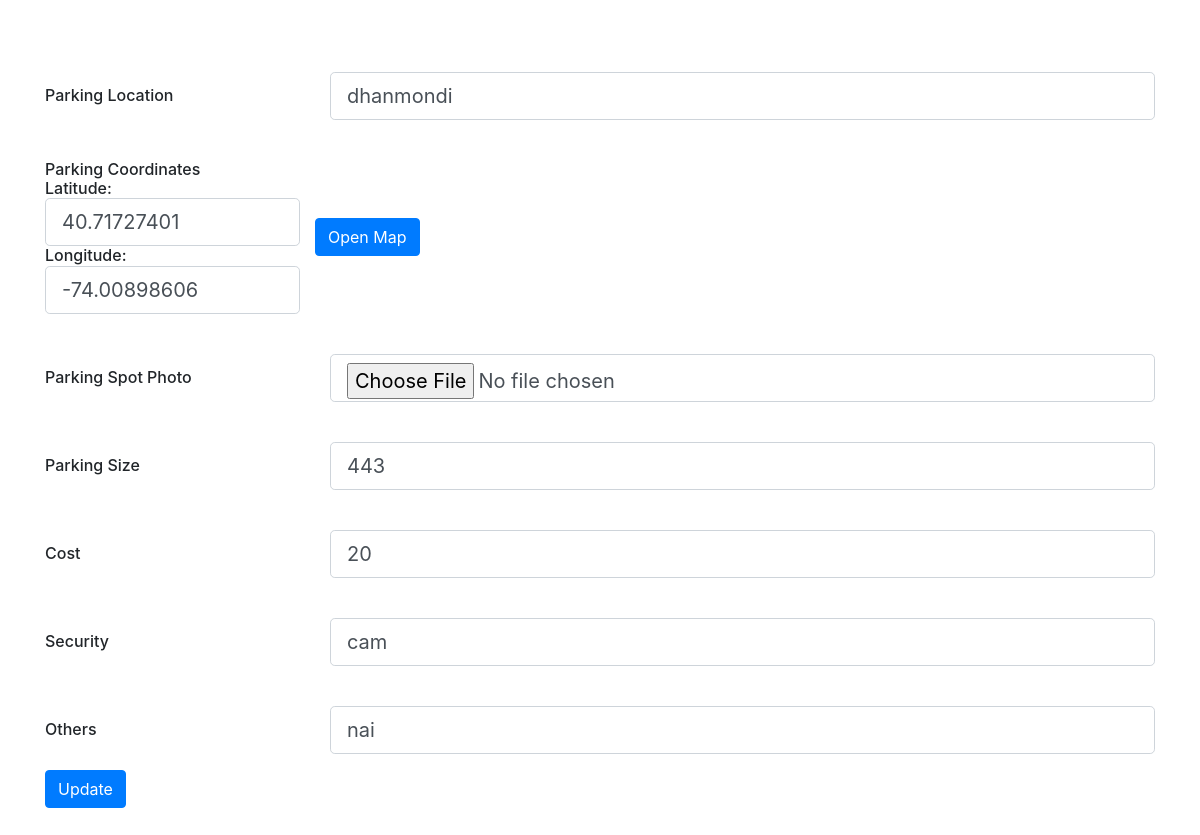
Page /PHP/updateuserspot.php?updatespot=mir@gmail.com on the earlier database version.
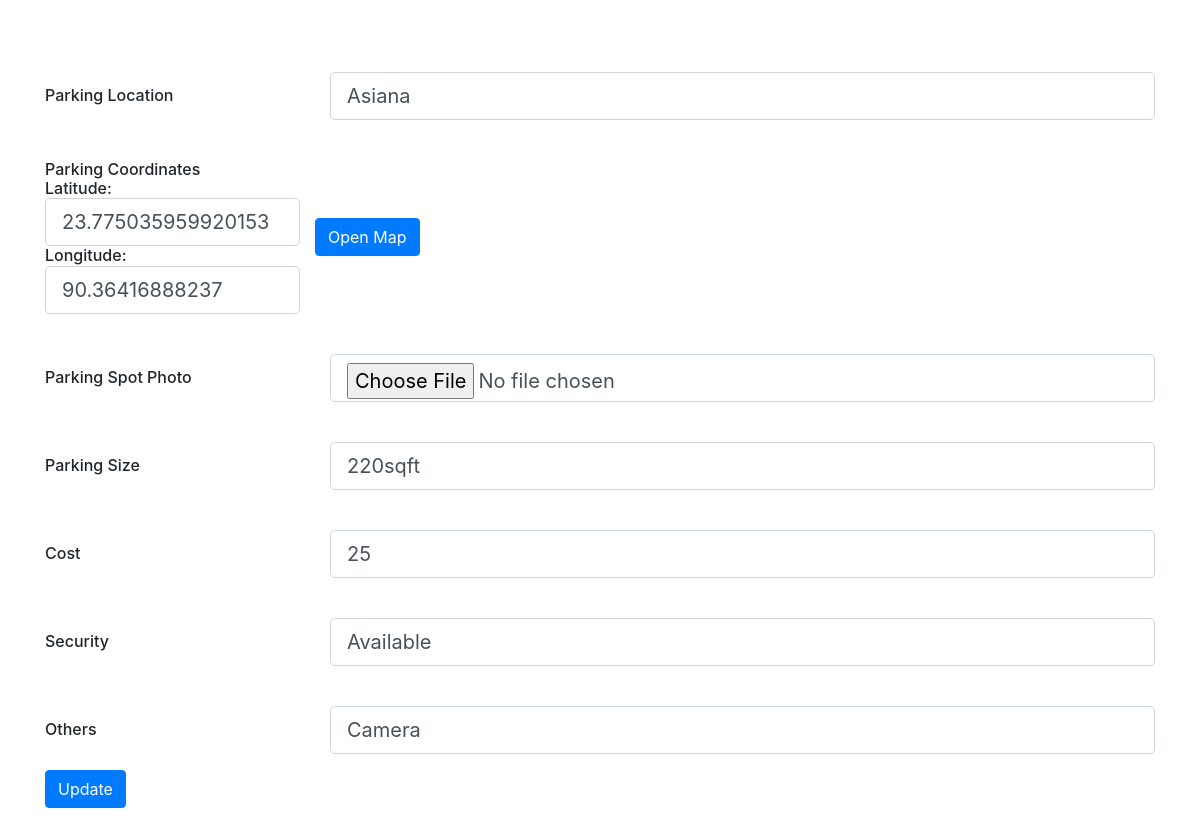
Same page on the later database version.
### tables this page shows
CREATE TABLE `parkingspotdetails` (
  `PID` int(11) NOT NULL,
  `UID` int(11) NOT NULL,
  `Plocation` varchar(30) NOT NULL,
  `Pcoordinate` point NOT NULL,
  `Pphoto` text NOT NULL,
  `Psize` varchar(20) NOT NULL,
  `Costhour` float NOT NULL,
  `Security` varchar(40) NOT NULL,
  `Others` varchar(60) NOT NULL
);

### PHP/updateuserspot.php (the view, shortened to what this page needs)
<link rel="stylesheet" href="https://cdn.jsdelivr.net/npm/bootstrap@4.1.3/dist/css/bootstrap.min.css" />
<?php
include 'connect.php';
$email = $_GET['updatespot'];
$sql = "select PID,UID,Plocation,X(Pcoordinate) as latitude, Y(Pcoordinate) as longitude,Pphoto, Psize,Costhour,Security,Others from parkingspotdetails join user using(UID) where Email='" . mysqli_escape_string($conn, $email) . "'";
$result = mysqli_query($conn, $sql);
$row = mysqli_fetch_assoc($result);
$ploc = $row['Plocation'];
$pxcoor = $row['latitude'];
$pycoor = $row['longitude'];
$photo = $row['Pphoto'];
$psize = $row['Psize'];
$cost = $row['Costhour'];
$security = $row['Security'];
$others = $row['Others'];
?>
<div class="container my-5">
    <form onsubmit="return validation();" onkeydown="return event.key != 'Enter';" method="post">
        <div class="row align-items-center pt-4 pb-3">
            <div class="col-md-3 ps-5">
                <h6 class="mb-0 text-black">Parking Location</h6>
            </div>
            <div class="col-md-9 pe-5">
                <input type="text" class="form-control form-control-lg" id="ploc" name="ploc" value=<?php echo $ploc; ?> />
            </div>
        </div>
        <div class="row align-items-center pt-4 pb-3">
            <div class="col-md-3 ps-5">
                <h6 class="mb-0 text-black">Parking Coordinates</h6>
                <h6 class="mb-0 text-black" id="latitude">Latitude:</h6>
                <input type="number" class="form-control form-control-lg" id="xcoor" name="xcoor" value=<?php echo $pxcoor; ?> />
                <h6 class="mb-0 text-black" id="longitude">Longitude:</h6>
                <input type="number" class="form-control form-control-lg" id="ycoor" name="ycoor" value=<?php echo $pycoor; ?> />
            </div>
            <div>
                <button type="button" class="btn btn-primary" data-toggle="modal" data-target="#mapModal"> Open Map</button>
            </div>
        </div>
        <div class="row align-items-center pt-4 pb-3">
            <div class="col-md-3 ps-5">
                <h6 class="mb-0 text-black">Parking Spot Photo</h6>
            </div>
            <div class="col-md-9 pe-5">
                <input type="file" class="form-control form-control-lg" id="photo" name="photo" value=<?php echo $photo; ?> />
            </div>
        </div>
        <div class="row align-items-center pt-4 pb-3">
            <div class="col-md-3 ps-5">
                <h6 class="mb-0 text-black">Parking Size</h6>
            </div>
            <div class="col-md-9 pe-5">
                <input type="text" class="form-control form-control-lg" id="psize" name="psize" value=<?php echo $psize; ?> />
            </div>
        </div>
        <div class="row align-items-center pt-4 pb-3">
            <div class="col-md-3 ps-5">
                <h6 class="mb-0 text-black">Cost</h6>
            </div>
            <div class="col-md-9 pe-5">
                <input type="number" class="form-control form-control-lg" id="cost" name="cost" value=<?php echo $cost; ?> />
            </div>
        </div>
        <div class="row align-items-center pt-4 pb-3">
            <div class="col-md-3 ps-5">
                <h6 class="mb-0 text-black">Security</h6>
            </div>
            <div class="col-md-9 pe-5">
                <input type="text" class="form-control form-control-lg" id="security" name="security" value=<?php echo $security; ?> />
            </div>
        </div>
        <div class="row align-items-center pt-4 pb-3">
            <div class="col-md-3 ps-5">
                <h6 class="mb-0 text-black">Others</h6>
            </div>
            <div class="col-md-9 pe-5">
                <input type="text" class="form-control form-control-lg" id="others" name="others" value=<?php echo $others; ?> />
            </div>
        </div>
        <button type="submit" class="btn btn-primary" id="regbutton" name="submit">
            Update
        </button>
    </form>
</div>

Differences in the rows shown:
removed parkingspotdetails: psize "443", cost "20", security "cam", others "nai"
added parkingspotdetails: psize "220sqft", cost "25", security "Available"
Other differences:
form field ploc: "dhanmondi" → "Asiana"
form field xcoor: "40.71727401" → "23.775035959920153"
form field ycoor: "-74.00898606" → "90.36416888237"
form field others: (not shown) → "Camera"
